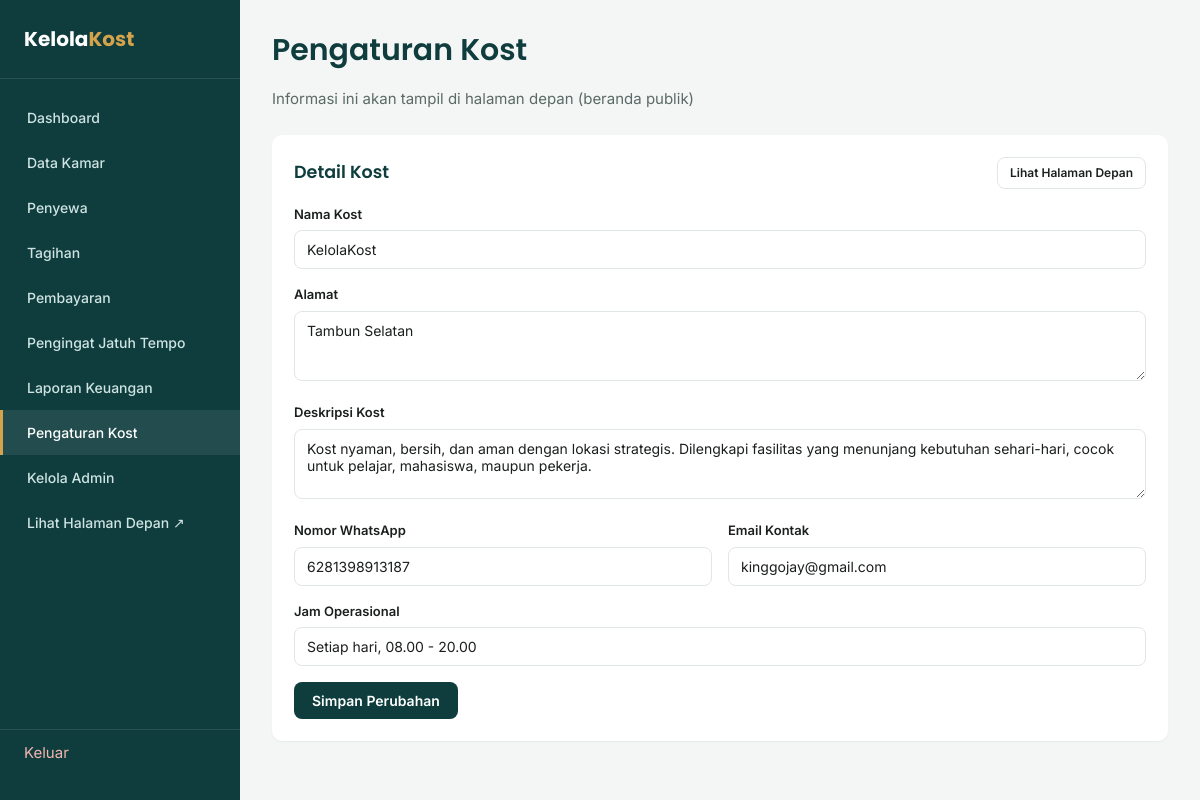
The page /pengaturan.php (signed in) on the database its author committed.
### tables this page shows
CREATE TABLE pengaturan (
    id              TINYINT UNSIGNED NOT NULL DEFAULT 1,
    nama_kost       VARCHAR(100)     NOT NULL,
    alamat          TEXT             NULL,
    deskripsi       TEXT             NULL,
    kontak_wa       VARCHAR(30)      NULL,
    kontak_email    VARCHAR(120)     NULL,
    jam_operasional VARCHAR(100)     NULL,
    PRIMARY KEY (id)
);

### includes/functions.php (called while the page is built, shortened)
<?php
function e($value): string
{
    return htmlspecialchars((string) $value, ENT_QUOTES, 'UTF-8');
}
function pengaturan(PDO $pdo): array
{
    static $data = null;
    if ($data === null) {
        $data = $pdo->query('SELECT * FROM pengaturan WHERE id = 1')->fetch();
    }
    return $data;
}

### pengaturan.php (the view, shortened to what this page needs)
<?php
require_once __DIR__ . '/koneksi.php';
$set = pengaturan($pdo);
require __DIR__ . '/includes/header.php';
?>
<div class="topbar">
    <div>
        <h1>Pengaturan Kost</h1>
        <p class="text-muted mb-0">Informasi ini akan tampil di halaman depan (beranda publik)</p>
    </div>
</div>
<div class="card">
    <div class="card-header">
        <h3 class="mb-0">Detail Kost</h3>
        <a href="index.php" target="_blank" class="btn btn-outline btn-sm">Lihat Halaman Depan</a>
    </div>
    <form method="POST" action="pengaturan_proses.php">
        <label for="nama_kost">Nama Kost</label>
        <input type="text" id="nama_kost" name="nama_kost" required value="<?= e($set['nama_kost']) ?>">
        <label for="alamat">Alamat</label>
        <textarea id="alamat" name="alamat"><?= e($set['alamat']) ?></textarea>
        <label for="deskripsi">Deskripsi Kost</label>
        <textarea id="deskripsi" name="deskripsi" placeholder="Ceritakan keunggulan kost Anda"><?= e($set['deskripsi']) ?></textarea>
        <div class="form-row">
            <div>
                <label for="kontak_wa">Nomor WhatsApp</label>
                <input type="text" id="kontak_wa" name="kontak_wa" placeholder="Contoh: 081398913187" value="<?= e($set['kontak_wa']) ?>">
            </div>
            <div>
                <label for="kontak_email">Email Kontak</label>
                <input type="email" id="kontak_email" name="kontak_email" value="<?= e($set['kontak_email']) ?>">
            </div>
        </div>
        <label for="jam_operasional">Jam Operasional</label>
        <input type="text" id="jam_operasional" name="jam_operasional" value="<?= e($set['jam_operasional']) ?>">
        <button type="submit" class="btn btn-primary">Simpan Perubahan</button>
    </form>
</div>
<?php require __DIR__ . '/includes/footer.php'; ?>

### assets/css/style.css (style rules this page uses)
:root { --color-bg: #F4F6F5; --color-surface: #FFFFFF; --color-primary: #0F3D3E; --color-primary-light: #1B6B67; --color-accent: #D4A34C; --color-text: #1B1F1D; --color-text-muted:#5B6A66; --color-border: #E1E7E5; --color-success: #2E8B57; --color-success-bg:#E7F5EC; --color-danger: #C1443C; --color-danger-bg: #FBEAE9; --color-warning-bg:#FFF6E5; --radius: 10px; --shadow-sm: 0 1px 2px rgba(15, 61, 62, 0.06); --shadow-md: 0 4px 16px rgba(15, 61, 62, 0.08); --sidebar-width: 240px; --font-display: 'Poppins', sans-serif; --font-body: 'Inter', sans-serif; }
* { box-sizing: border-box; }
html, body { margin: 0; padding: 0; background: var(--color-bg); color: var(--color-text); font-family: var(--font-body); font-size: 15px; line-height: 1.5; }
h1, h2, h3, h4 { font-family: var(--font-display); font-weight: 600; margin: 0 0 8px 0; color: var(--color-primary); }
a { color: var(--color-primary-light); text-decoration: none; }
.topbar { display: flex; justify-content: space-between; align-items: center; margin-bottom: 24px; flex-wrap: wrap; gap: 12px; }
.card { background: var(--color-surface); border-radius: var(--radius); padding: 22px; box-shadow: var(--shadow-sm); margin-bottom: 24px; }
.card-header { display: flex; justify-content: space-between; align-items: center; margin-bottom: 16px; flex-wrap: wrap; gap: 10px; }
label { display: block; font-size: 13px; font-weight: 600; margin-bottom: 6px; color: var(--color-text); }
input, select, textarea { width: 100%; padding: 10px 12px; border: 1px solid var(--color-border); border-radius: 8px; font-family: var(--font-body); font-size: 14px; margin-bottom: 16px; background: #fff; color: var(--color-text); }
textarea { resize: vertical; min-height: 70px; }
.form-row { display: grid; grid-template-columns: 1fr 1fr; gap: 16px; }
.btn { display: inline-block; padding: 10px 18px; border-radius: 8px; border: none; font-family: var(--font-body); font-weight: 600; font-size: 14px; cursor: pointer; text-align: center; }
.btn-primary { background: var(--color-primary); color: #fff; }
.btn-outline { background: transparent; border: 1px solid var(--color-border); color: var(--color-text); }
.btn-sm { padding: 6px 12px; font-size: 12px; }
.text-muted { color: var(--color-text-muted); }
.mb-0 { margin-bottom: 0; }

### rows shown on the page
pengaturan: nama_kost "KelolaKost", alamat "Tambun Selatan", deskripsi "Kost nyaman, bersih, dan aman dengan lokasi strategis. Dilengkapi fasilitas yang menunjang kebutuhan sehari-hari, cocok untuk pelajar, mahasiswa, maupun pekerja.", kontak_wa "6281398913187", kontak_email "kinggojay@gmail.com", jam_operasional "Setiap hari, 08.00 - 20.00"
